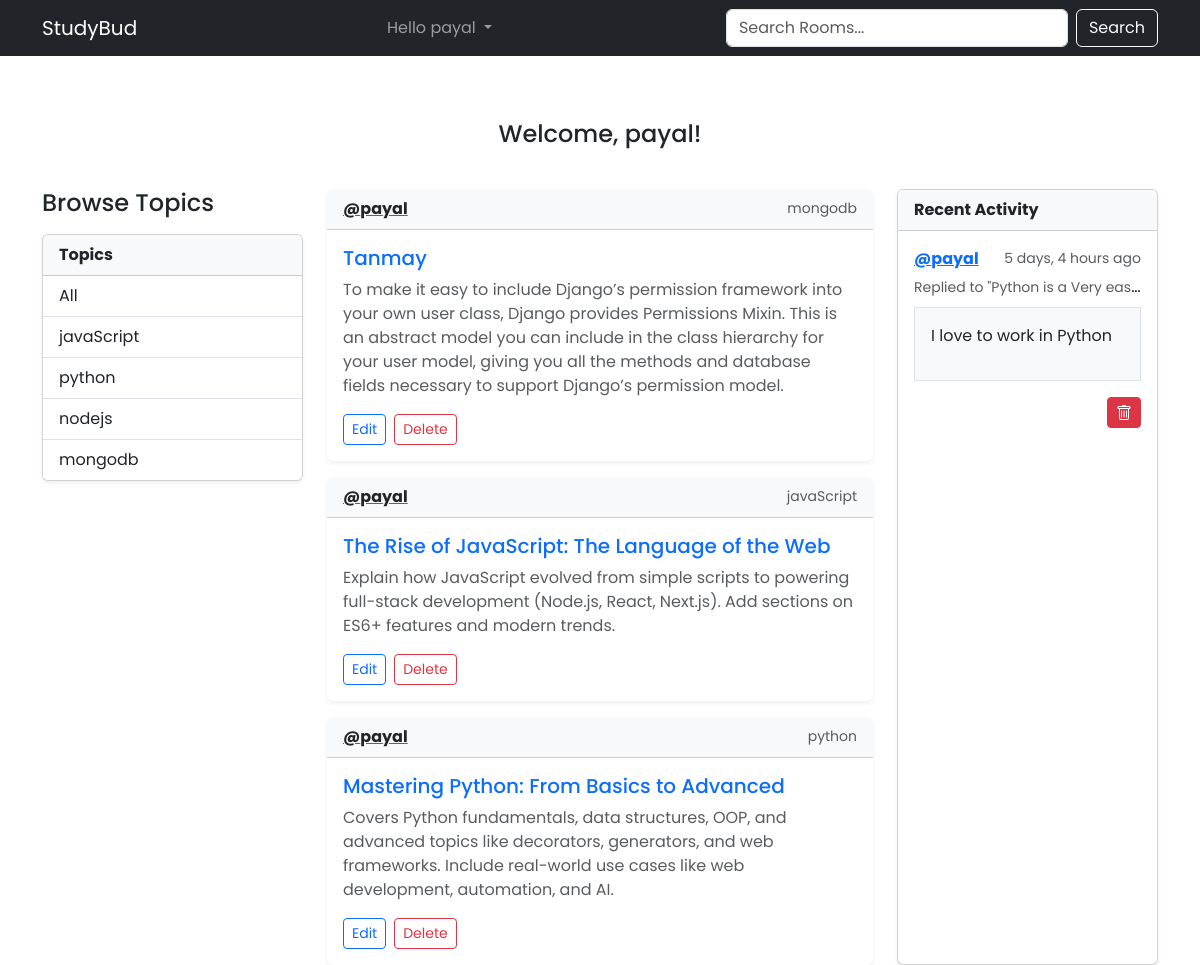
Page /profile/3/ (signed in) on the committed database.
### base/models.py (models this page shows, shortened)
class Topic(models.Model):
    name = models.CharField(max_length=200)

class Room(models.Model):
    host = models.ForeignKey(User, on_delete=models.SET_NULL, null=True)
    topic = models.ForeignKey(Topic, on_delete=models.SET_NULL, null=True)
    name = models.CharField(max_length=200)
    description = models.TextField(null=True, blank=True)
    participants = models.ManyToManyField(User, related_name='participants', blank=True)
    updated = models.DateTimeField(auto_now=True)
    created = models.DateTimeField(auto_now_add=True)
    class Meta:
        ordering = ['-updated', '-created']
    def __str__(self):
        return self.name

class Message(models.Model):
    user = models.ForeignKey(User, on_delete=models.CASCADE)
    room = models.ForeignKey(Room, on_delete=models.CASCADE)
    body = models.TextField()
    updated = models.DateTimeField(auto_now=True)
    created = models.DateTimeField(auto_now_add=True)
    class Meta:
        ordering = ['-updated', '-created']
    def __str__(self):
        return self.body[0:50]

### base/views.py (the view)
# urls.py: path('profile/<str:pk>/', views.userProfile, name='profile'),
@login_required(login_url="/login/")
def userProfile(request, pk):
    user = User.objects.get(id=pk)
    rooms = user.room_set.all()
    room_message = user.message_set.all()
    topics = Topic.objects.all()
    context = {'user':user, 'rooms':rooms, 'room_message':room_message, 'topics':topics}
    return render(request, 'base/profile.html', context)

### base/templates/base/profile.html
{% extends 'layout.html' %} {% block content %}
<div class="mb-4">
  <h4 class="text-center py-3">Welcome, {{ user.username }}!</h4>
</div>
<div class="row g-4">
  <div class="col-12 col-lg-3">{% include 'base/topic_component.html' %}</div>
  <div class="col-12 col-lg-6">{% include 'base/feed_component.html' %}</div>
  <div class="col-12 col-lg-3">
    {% include 'base/activity_component.html' %}
  </div>
</div>
{% endblock %}

### templates/navbar.html (shortened to what this page needs)
<nav class="navbar navbar-expand-lg navbar-dark bg-dark">
  <div class="container">
    <a class="navbar-brand" href="{% url 'home' %}">StudyBud</a>
    <div class="collapse navbar-collapse" id="navbarSupportedContent">
      <ul class="navbar-nav mx-auto">
        {% if not request.user.is_authenticated %}
        <li>
          <a class="dropdown-item text-white" href="{% url 'login' %}">Login</a>
        </li>
        {% else %}
        <li class="nav-item dropdown">
          <a
            class="nav-link dropdown-toggle"
            href="#"
            role="button"
            data-bs-toggle="dropdown"
            aria-expanded="false"
          >
            Hello {{ request.user }}
          </a>
            {% endif %}
        </li>
      </ul>
      <form method="GET" class="d-flex" role="search" action="{% url 'home' %}">
        <input
          class="form-control me-2"
          type="text"
          name="q"
          placeholder="Search Rooms..."
          aria-label="Search"
        />
        <button class="btn btn-outline-light" type="submit">Search</button>
      </form>
    </div>
  </div>
</nav>

### base/templates/base/topic_component.html
<h4 class="mb-3">Browse Topics</h4>
<div class="card shadow-sm">
  <div class="card-header bg-light fw-bold">Topics</div>
  <ul class="list-group list-group-flush">
    <li class="list-group-item py-2">
      <a href="{% url 'home' %}" class="d-block text-decoration-none text-dark">
        All
      </a>
    </li>
    {% for topic in topics %}
    <li class="list-group-item py-2">
      <a
        href="{% url 'home' %}?q={{ topic.name }}"
        class="d-block text-decoration-none text-dark"
      >
        {{ topic.name }}
      </a>
    </li>
    {% empty %}
    <li class="list-group-item text-muted">No topics available</li>
    {% endfor %}
  </ul>
</div>

### base/templates/base/feed_component.html (shortened to what this page needs)
<div class="d-flex flex-column gap-3">
  {% for room in rooms %}
  <div class="card shadow-sm border-0">
    <div
      class="card-header bg-light d-flex justify-content-between align-items-center"
    >
      <a href="{% url 'profile' room.host.id %}">
        <span class="fw-bold text-dark">@{{ room.host.username }}</span>
      </a>
      <small class="text-muted">{{ room.topic.name }}</small>
    </div>
    <div class="card-body">
      <h5 class="card-title mb-2">
        <a href="{% url 'room' room.id %}" class="text-decoration-none"
          >{{ room.name }}</a
        >
      </h5>
      <p class="card-text text-muted mb-3">
        {{ room.description|default:"No description provided." }}
      </p>
      {% if request.user == room.host %}
      <div class="d-flex gap-2">
        <a
          href="{% url 'update-room' room.id %}"
          class="btn btn-sm btn-outline-primary"
        >
           Edit
        </a>
        <a
          href="{% url 'delete-room' room.id %}"
          class="btn btn-sm btn-outline-danger"
        >
           Delete
        </a>
      </div>
      {% endif %}
    </div>
  </div>
  {% empty %}
  <div class="alert alert-warning">No rooms found.</div>
  {% endfor %}
</div>

### base/templates/base/activity_component.html (shortened to what this page needs)
<div class="card shadow-sm h-100">
  <div class="card-header bg-light fw-bold">Recent Activity</div>
  <ul class="list-group list-group-flush">
    {% for message in room_message %}
    <li class="list-group-item d-flex flex-column py-3">
      <div class="d-flex justify-content-between align-items-center mb-1">
        <a href="{% url 'profile' message.user.id %}">
          <span class="fw-bold text-primary">@{{ message.user }}</span>
        </a>
        <small class="text-muted">{{ message.created|timesince }} ago</small>
      </div>
      <div class="text-truncate" title="{{ message.room }}">
        <small class="text-muted">Replied to "{{ message.room }}"</small>
      </div>
      <div class="bg-light p-3 border my-2">
        <p>{{message}}</p>
      </div>
      {% if request.user == message.user %}
      <div class="d-flex justify-content-end mt-2">
        <form
          action="{% url 'delete-message' message.id %}"
          method="post"
          class="ms-2"
        >
          <button
            type="submit"
            class="btn btn-danger btn-sm"
            title="Delete message"
          >
          </button>
        </form>
      </div>
      {% endif %}
    </li>
    {% empty %}
    <li class="list-group-item text-center text-muted py-3">
      No activity available
    </li>
    {% endfor %}
  </ul>
</div>

### templates/layout.html (style rules this page uses)
* { font-family: "Poppins", sans-serif; }

### rows in the picture
Topic: name "javaScript"
Topic: name "python"
Topic: name "nodejs"
Topic: name "mongodb"
Room: host.username "payal", topic.name "mongodb", name "Tanmay", description "To make it easy to include Django’s permission framework into your own user class, Django provides Permissions Mixin. This is an abstract model you can include in the class hierarchy for your user model, giving you all the methods and database fields necessary to support Django’s permission model.", shows "Edit"
Room: host.username "payal", topic.name "javaScript", name "The Rise of JavaScript: The Language of the Web", description "Explain how JavaScript evolved from simple scripts to powering full-stack development (Node.js, React, Next.js). Add sections on ES6+ features and modern trends.", shows "Edit"
Room: host.username "payal", topic.name "python", name "Mastering Python: From Basics to Advanced", description "Covers Python fundamentals, data structures, OOP, and advanced topics like decorators, generators, and web frameworks. Include real-world use cases like web development, automation, and AI.", shows "Edit"
Message: user "payal", created "5 days, 4 hours", room "Python is a Very eas…", body "I love to work in Python"

### other values in the picture
{{ request.user }} "payal"
{{ user.username }} "payal"
